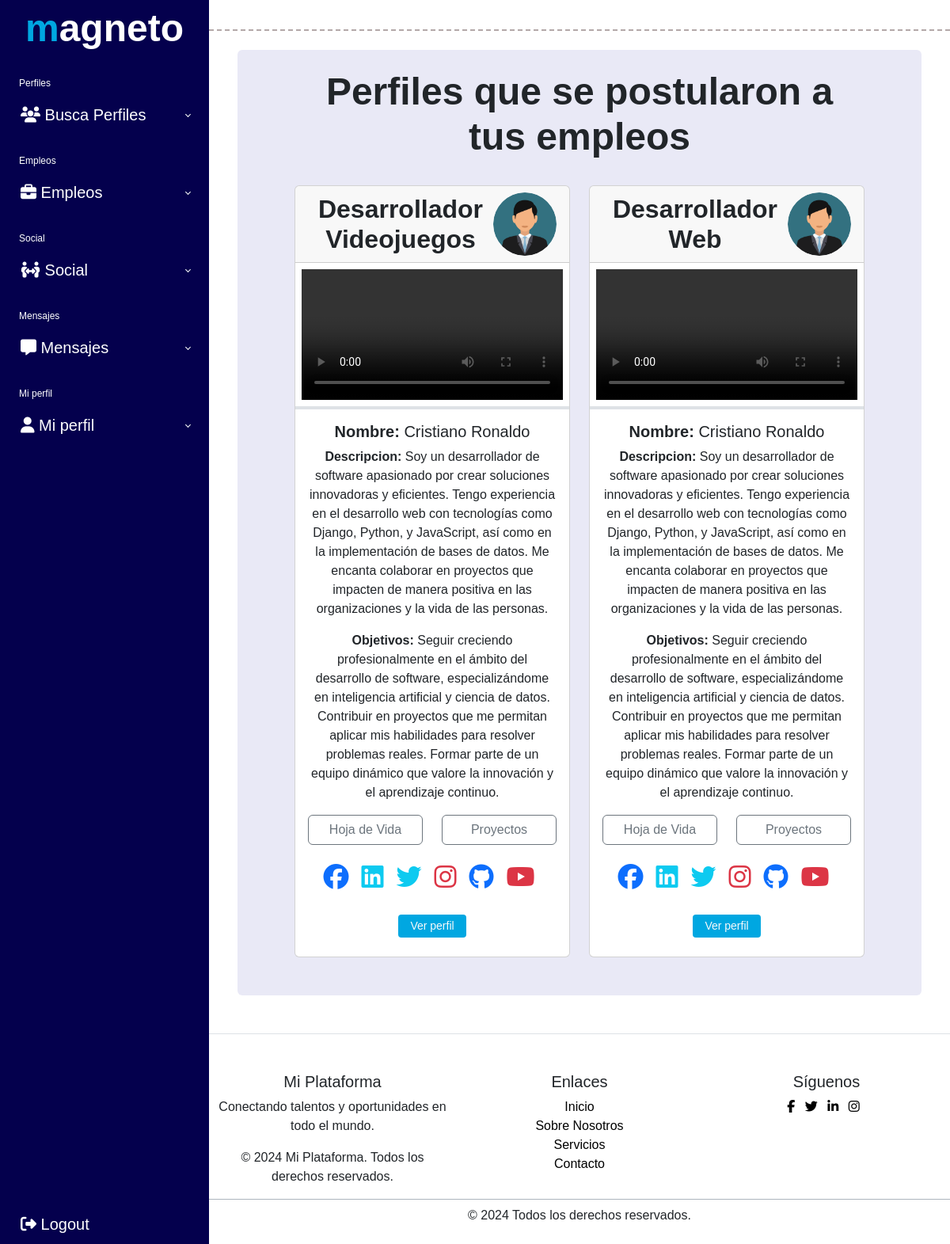
The page /postulaciones-empleos-reclutador/ (signed in) on the database its author committed.
### buscador_aspirante/models.py (models this page shows)
class Postulacion(models.Model):
    aspirante = models.ForeignKey(Aspirante, on_delete=models.CASCADE)
    empleo = models.ForeignKey(Empleo, on_delete=models.CASCADE)

### empleos_reclutador/models.py (models this page shows, shortened)
class Empleo(models.Model):
    reclutador = models.ForeignKey(Reclutador_empresa, on_delete=models.CASCADE)
    titulo = models.CharField(max_length=255)
    sector_laboral = models.CharField(max_length=50, choices=SectoresLaborales.choices)
    salario = MoneyField(
        max_digits=14,
        decimal_places=2,
        default_currency='COP',  # Moneda predeterminada para Colombia
        currency_choices=[
            ('COP', 'Peso colombiano (COP)'),  # Empleos locales
            ('USD', 'Dólar estadounidense (USD)'),  # Empleos virtuales (EE.UU.)
            ('EUR', 'Euro (EUR)'),  # Empleos virtuales (Europa)
            ('GBP', 'Libra esterlina (GBP)'),  # Empleos virtuales (Reino Unido)
            ('CAD', 'Dólar canadiense (CAD)'),  # Empleos virtuales (Canadá)
            ('AUD', 'Dólar australiano (AUD)'),  # Empleos virtuales (Australia)
            ('BTC', 'Bitcoin (BTC)'),  # Criptomonedas
            ('ETH', 'Ethereum (ETH)'),  # Criptomonedas
        ],
    )
    pais = models.CharField(max_length=50, choices=Paises.choices)
    ciudad = models.CharField(max_length=100)
    fecha_creacion = models.DateTimeField(default=timezone.now)  # Campo de fecha y hora
    descripcion = models.TextField()
    habilidades = models.TextField()
    experiencia = models.TextField()
    nivel_estudios = models.TextField()
    MODALIDAD_TRABAJO = [('virtual', 'virtual'), ('presencial', 'presencial'), ('mixto', 'mixto')]
    modalidad_trabajo = models.CharField(max_length=50, choices=MODALIDAD_TRABAJO)
    palabras_clave = models.TextField()
    CONTRATO_CHOICES = [
        ('termino_fijo', 'Contrato a Término Fijo'),
        ('termino_indefinido', 'Contrato a Término Indefinido'),
        ('aprendizaje', 'Contrato de Aprendizaje'),
        ('obra_labor', 'Contrato por Obra o Labor'),
        ('tiempo_parcial', 'Contrato a Tiempo Parcial'),
        ('teletrabajo', 'Contrato de Teletrabajo'),
        ('temporada', 'Contrato de Temporada'),
        ('servicios', 'Contrato de Servicios'),
    ]
    tipo_contrato = models.CharField(
        max_length=30,
        choices=CONTRATO_CHOICES,
        default='termino_fijo'  # Puedes cambiar el valor por defecto
    )
    competencias_tecnicas = models.TextField()
    habilidades_blandas = models.TextField(blank=True, null=True)
    video_presentacion = models.FileField(upload_to='videos_presentacion_empleo/')
    embeddings = models.TextField(blank=True, null=True)  # Para almacenar embeddings en formato JSON

### users/models.py (models this page shows, shortened)
class Aspirante(models.Model):
    usuario = models.OneToOneField(User, on_delete=models.CASCADE)
    hoja_vida = models.FileField(upload_to='hojas_de_vida/')
    descripcion = models.TextField()
    objetivos = models.TextField()
    sector_laboral = models.CharField(max_length=50, choices=SectoresLaborales.choices)
    gustos_intereses = models.TextField()
    salario = MoneyField(
        max_digits=14,
        decimal_places=2,
        default_currency='COP',  # Moneda predeterminada para Colombia
        currency_choices=[
            ('COP', 'Peso colombiano (COP)'),  # Empleos locales
            ('USD', 'Dólar estadounidense (USD)'),  # Empleos virtuales (EE.UU.)
            ('EUR', 'Euro (EUR)'),  # Empleos virtuales (Europa)
            ('GBP', 'Libra esterlina (GBP)'),  # Empleos virtuales (Reino Unido)
            ('CAD', 'Dólar canadiense (CAD)'),  # Empleos virtuales (Canadá)
            ('AUD', 'Dólar australiano (AUD)'),  # Empleos virtuales (Australia)
            ('BTC', 'Bitcoin (BTC)'),  # Criptomonedas
            ('ETH', 'Ethereum (ETH)'),  # Criptomonedas
        ]
    )
    MODALIDAD_TRABAJO = [('virtual', 'virtual'), ('presencial', 'presencial'), ('mixto', 'mixto'), ('cualquiera', 'cualquiera')]
    modalidad_trabajo = models.CharField(max_length=50, choices=MODALIDAD_TRABAJO)
    disponibilidad_de_empezar = models.DateField()
    disponibilidad_viajar = models.BooleanField(default=False)
    proyectos = models.FileField(upload_to='proyectos/', blank=True, null=True)
    competencias_tecnicas = models.TextField()
    habilidades_blandas = models.TextField()
    palabras_clave = models.TextField(blank=True, null=True)
    redes_sociales = models.OneToOneField(RedesSociales, on_delete=models.CASCADE, null=True, blank=True)
    idioma_natal = models.CharField(max_length=20, choices=Idiomas.choices)  # Almacena idiomas y niveles
    video_presentacion = models.FileField(upload_to='videos_presentacion/')
    embeddings = models.TextField(blank=True, null=True)  # Para almacenar embeddings en formato JSON

class User(AbstractBaseUser, PermissionsMixin):
    nombre = models.CharField(max_length=255)
    email = models.EmailField(unique=True)
    documento_identidad = models.CharField(max_length=20)
    indicativo_pais = models.CharField(max_length=50, choices=IndicativoPais.choices)
    telefono = models.CharField(max_length=20)
    pais = models.CharField(max_length=50, choices=Paises.choices)
    ciudad = models.CharField(max_length=100)
    foto_perfil = models.ImageField(upload_to='profile_photos/', default='profile_photos/default_profile.jpg',
                                        null=True, blank=True)
    tipo_usuario = models.CharField(max_length=10, choices=TipoUsuario.choices)
    is_active = models.BooleanField(default=True)
    is_staff = models.BooleanField(default=False)
    is_superuser = models.BooleanField(default=False)
    objects = UserManager()
    USERNAME_FIELD = 'email'
    REQUIRED_FIELDS = ['nombre']

### empleos_reclutador/views.py (the view)
# urls.py: path('postulaciones-empleos-reclutador/', views.postulaciones_empleos_reclutador, name='postulaciones_empleos_reclutador'),
def postulaciones_empleos_reclutador(request):
    reclutador = Reclutador_empresa.objects.get(usuario=request.user)
    empleos = Empleo.objects.filter(reclutador=reclutador)
    postulaciones_por_empleo = {}
    for empleo in empleos:
        postulaciones = Postulacion.objects.filter(empleo=empleo)
        postulaciones_por_empleo[empleo] = postulaciones
    context = {
        'postulaciones_por_empleo': postulaciones_por_empleo,
    }
    return render(request, 'postulaciones_empleos_reclutador.html', context)

### empleos_reclutador/templates/postulaciones_empleos_reclutador.html (shortened to what this page needs)
{% extends 'base_reclutador.html' %}
{% block content %}
<div class="container-fluid">
    <div class="row m-4">
        <div class="container-md rounded " style="background-color: #e9e9f6;">
            <div class="row g-4 m-5 mt-0">
                <h2 class="align-middle mt-4 titulo_magneto_2">Perfiles que se postularon a tus empleos</h2>
                {% for empleo, postulaciones in postulaciones_por_empleo.items %}
                    {% for postulacion in postulaciones %}
                        <div class="col-md-6">
                            <div class="card h-100">
                                <div class="card-header d-flex align-items-center">
                                    <h2 class="card-title mb-0"><strong>{{postulacion.empleo.titulo }}</strong></h2>
                                    <img src="{{postulacion.aspirante.usuario.foto_perfil.url}}" class="card-img-top rounded-circle ms-auto" style="width: 5rem;" alt="Foto perfil">
                                </div>
                                <video class="card-img-top p-2 border-bottom border-4" controls>
                                    <source src="{{ postulacion.aspirante.video_presentacion.url }}" type="video/mp4">
                                </video>
                                <div class="card-body">
                                    <h5 class="card-title"><strong>Nombre: </strong> {{ postulacion.aspirante.usuario.nombre }}</h5>
                                    <p class="card-text"><strong>Descripcion: </strong> {{ postulacion.aspirante.descripcion }}</p>
                                    <p class="card-text"><strong>Objetivos: </strong> {{ postulacion.aspirante.objetivos }}</p>
                                     <div class="row">
                                        <div class="col text-center ">
                                            <a href="{{ postulacion.aspirante.hoja_vida.url }}" class="btn btn-outline-secondary w-100">Hoja de Vida</a>
                                        </div>
                                        <div class="col text-center ">
                                            <a href="{{ aspirante.proyectos.url }}" class="btn btn-outline-secondary w-100 ">Proyectos</a>
                                        </div>
                                    </div>
                                    <ul class="list-inline d-flex justify-content-center mt-4">
                                        {% if postulacion.aspirante.redes_sociales.facebook %}
                                        <li class="list-inline-item bg-transparent">
                                            <a href="{{ postulacion.aspirante.redes_sociales.facebook }}" target="_blank" class="d-flex align-items-center justify-content-center text-primary">
                                                <i class="fab fa-facebook fa-2x me-2"></i>
                                            </a>
                                        </li>
                                        {% endif %}
                                        {% if postulacion.aspirante.redes_sociales.linkedin %}
                                        <li class="list-inline-item bg-transparent">
                                            <a href="{{ postulacion.aspirante.redes_sociales.linkedin }}" target="_blank" class="d-flex align-items-center justify-content-center text-info">
                                                <i class="fab fa-linkedin fa-2x me-2"></i>
                                            </a>
                                        </li>
                                        {% endif %}
                                        {% if postulacion.aspirante.redes_sociales.twitter %}
                                        <li class="list-inline-item bg-transparent">
                                            <a href="{{ postulacion.aspirante.redes_sociales.twitter }}" target="_blank" class="d-flex align-items-center justify-content-center text-info">
                                                <i class="fab fa-twitter fa-2x me-2"></i>
                                            </a>
                                        </li>
                                        {% endif %}
                                        {% if postulacion.aspirante.redes_sociales.instagram %}
                                        <li class="list-inline-item bg-transparent">
                                            <a href="{{ postulacion.aspirante.redes_sociales.instagram }}" target="_blank" class="d-flex align-items-center justify-content-center text-danger">
                                                <i class="fab fa-instagram fa-2x me-2"></i>
                                            </a>
                                        </li>
                                        {% endif %}
                                        {% if postulacion.aspirante.redes_sociales.github %}
                                        <li class="list-inline-item bg-transparent">
                                            <a href="{{ postulacion.aspirante.redes_sociales.github }}" target="_blank" class="d-flex align-items-center justify-content-center">
                                                <i class="fab fa-github fa-2x me-2"></i>
                                            </a>
                                        </li>
                                        {% endif %}
                                        {% if postulacion.aspirante.redes_sociales.youtube %}
                                        <li class="list-inline-item bg-transparent">
                                            <a href="{{ postulacion.aspirante.redes_sociales.youtube }}" target="_blank" class="d-flex align-items-center justify-content-center text-danger">
                                                <i class="fab fa-youtube fa-2x me-2"></i>
                                            </a>
                                        </li>
                                        {% endif %}
                                    </ul>
                                </div>
                                    <a href="{% url 'base_ver_perfil_aspirante' postulacion.aspirante.id %}" class="btn btn-outline-light btn-sm w-25 fondo_azul border-0 mx-auto mb-4">Ver perfil</a>
                            </div>
                        </div>
                    {% endfor %}
                {% endfor %}
            </div>
        </div>
    </div>
</div>
{% endblock %}

### redSocialMagneto/static/styles/sidebar.css (style rules this page uses)
li { list-style: none; }
a { text-decoration: none; }
.titulo_magneto_2 { font-size: 3rem; font-family: 'Minimo', sans-serif !important; font-weight: bold; }
.fondo_azul { background-color: rgb(0, 167, 225); }
li { background-color: transparent !important; }
* { box-sizing: border-box; margin: 0; padding: 0; font-family: Arial, Helvetica, sans-serif; }

### rows shown on the page
Postulacion: empleo.titulo "Desarrollador Videojuegos", aspirante.usuario.foto_perfil (picture), aspirante.usuario.nombre "Cristiano Ronaldo", aspirante.descripcion "Soy un desarrollador de software apasionado por crear soluciones innovadoras y eficientes. Tengo experiencia en el desarrollo web con tecnologías como Django, Python, y JavaScript, así como en la implementación de bases de datos. Me encanta colaborar en proyectos que impacten de manera positiva en las organizaciones y la vida de las personas.", aspirante.objetivos "Seguir creciendo profesionalmente en el ámbito del desarrollo de software, especializándome en inteligencia artificial y ciencia de datos. Contribuir en proyectos que me permitan aplicar mis habilidades para resolver problemas reales. Formar parte de un equipo dinámico que valore la innovación y el aprendizaje continuo."
Postulacion: empleo.titulo "Desarrollador Web", aspirante.usuario.foto_perfil (picture), aspirante.usuario.nombre "Cristiano Ronaldo", aspirante.descripcion "Soy un desarrollador de software apasionado por crear soluciones innovadoras y eficientes. Tengo experiencia en el desarrollo web con tecnologías como Django, Python, y JavaScript, así como en la implementación de bases de datos. Me encanta colaborar en proyectos que impacten de manera positiva en las organizaciones y la vida de las personas.", aspirante.objetivos "Seguir creciendo profesionalmente en el ámbito del desarrollo de software, especializándome en inteligencia artificial y ciencia de datos. Contribuir en proyectos que me permitan aplicar mis habilidades para resolver problemas reales. Formar parte de un equipo dinámico que valore la innovación y el aprendizaje continuo."
